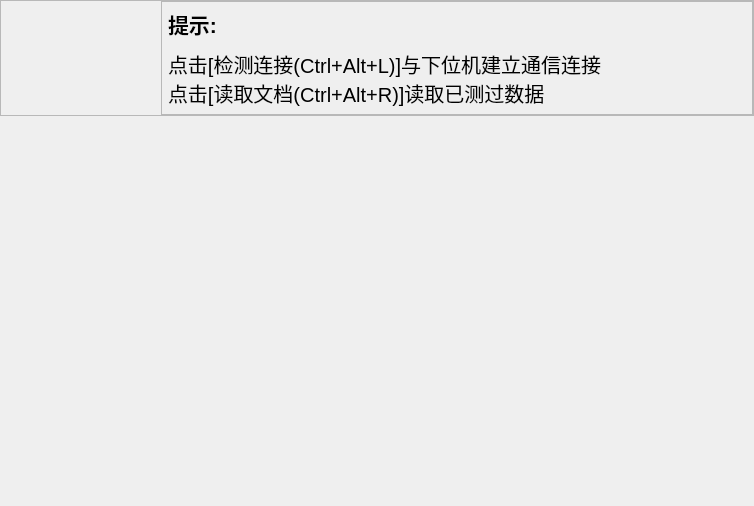
<?xml version="1.0" encoding="UTF-8"?>
<ui version="4.0">
 <class>NoticeWidget</class>
 <widget class="QWidget" name="NoticeWidget">
  <property name="geometry">
   <rect>
    <x>0</x>
    <y>0</y>
    <width>754</width>
    <height>506</height>
   </rect>
  </property>
  <property name="windowTitle">
   <string>Form</string>
  </property>
  <property name="styleSheet">
   <string notr="true">QLabel{
font-family:&quot;Arial&quot;;
}</string>
  </property>
  <layout class="QVBoxLayout" name="verticalLayout_2">
   <property name="spacing">
    <number>0</number>
   </property>
   <property name="margin">
    <number>0</number>
   </property>
   <item>
    <widget class="QFrame" name="frame_2">
     <property name="sizePolicy">
      <sizepolicy hsizetype="Preferred" vsizetype="Fixed">
       <horstretch>0</horstretch>
       <verstretch>0</verstretch>
      </sizepolicy>
     </property>
     <property name="maximumSize">
      <size>
       <width>16777215</width>
       <height>16777215</height>
      </size>
     </property>
     <property name="frameShape">
      <enum>QFrame::StyledPanel</enum>
     </property>
     <property name="frameShadow">
      <enum>QFrame::Raised</enum>
     </property>
     <layout class="QHBoxLayout" name="horizontalLayout">
      <property name="spacing">
       <number>0</number>
      </property>
      <property name="margin">
       <number>0</number>
      </property>
      <item>
       <widget class="QLabel" name="label">
        <property name="sizePolicy">
         <sizepolicy hsizetype="Fixed" vsizetype="Fixed">
          <horstretch>0</horstretch>
          <verstretch>0</verstretch>
         </sizepolicy>
        </property>
        <property name="minimumSize">
         <size>
          <width>0</width>
          <height>0</height>
         </size>
        </property>
        <property name="maximumSize">
         <size>
          <width>160</width>
          <height>160</height>
         </size>
        </property>
        <property name="text">
         <string/>
        </property>
        <property name="pixmap">
         <pixmap resource="Icons/Icons.qrc">:/toolbar/tishi.png</pixmap>
        </property>
        <property name="scaledContents">
         <bool>true</bool>
        </property>
        <property name="alignment">
         <set>Qt::AlignCenter</set>
        </property>
        <property name="wordWrap">
         <bool>false</bool>
        </property>
       </widget>
      </item>
      <item>
       <widget class="QFrame" name="frame">
        <property name="sizePolicy">
         <sizepolicy hsizetype="Preferred" vsizetype="Preferred">
          <horstretch>0</horstretch>
          <verstretch>0</verstretch>
         </sizepolicy>
        </property>
        <property name="frameShape">
         <enum>QFrame::StyledPanel</enum>
        </property>
        <property name="frameShadow">
         <enum>QFrame::Raised</enum>
        </property>
        <layout class="QVBoxLayout" name="verticalLayout">
         <property name="spacing">
          <number>9</number>
         </property>
         <property name="margin">
          <number>6</number>
         </property>
         <item>
          <widget class="QLabel" name="label_3">
           <property name="sizePolicy">
            <sizepolicy hsizetype="Fixed" vsizetype="Preferred">
             <horstretch>0</horstretch>
             <verstretch>0</verstretch>
            </sizepolicy>
           </property>
           <property name="text">
            <string>&lt;html&gt;&lt;head/&gt;&lt;body&gt;&lt;p&gt;&lt;span style=&quot; font-size:16pt; font-weight:600;&quot;&gt;提示:&lt;/span&gt;&lt;/p&gt;&lt;/body&gt;&lt;/html&gt;</string>
           </property>
           <property name="alignment">
            <set>Qt::AlignBottom|Qt::AlignLeading|Qt::AlignLeft</set>
           </property>
           <property name="wordWrap">
            <bool>true</bool>
           </property>
          </widget>
         </item>
         <item>
          <widget class="QLabel" name="lbl_notice">
           <property name="sizePolicy">
            <sizepolicy hsizetype="Preferred" vsizetype="Preferred">
             <horstretch>0</horstretch>
             <verstretch>0</verstretch>
            </sizepolicy>
           </property>
           <property name="styleSheet">
            <string notr="true">QLabel#lbl_notice{
font-size:15pt;
font-family:&quot;Arial&quot;;
}</string>
           </property>
           <property name="text">
            <string>点击[检测连接(Ctrl+Alt+L)]与下位机建立通信连接
点击[读取文档(Ctrl+Alt+R)]读取已测过数据</string>
           </property>
           <property name="alignment">
            <set>Qt::AlignLeading|Qt::AlignLeft|Qt::AlignVCenter</set>
           </property>
           <property name="wordWrap">
            <bool>true</bool>
           </property>
          </widget>
         </item>
        </layout>
       </widget>
      </item>
     </layout>
    </widget>
   </item>
   <item>
    <widget class="QWidget" name="wgt_content" native="true"/>
   </item>
  </layout>
 </widget>
 <resources>
  <include location="Icons/Icons.qrc"/>
 </resources>
 <connections/>
</ui>
